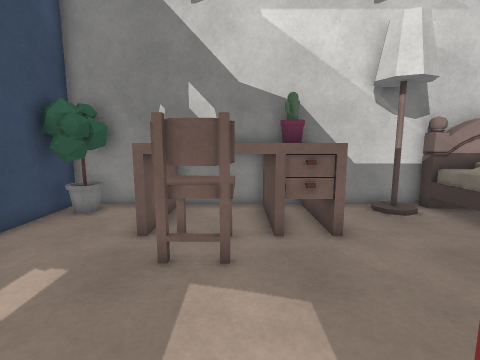
View 1 (above)

14 first-person views from a walk through a 3-D level made in the Unity game engine. The camera is 1.3 m above the floor, tilts 8° down and sees 85° across. The floor is counted in squares, 0.5 m on a side. Each view is taken from the middle of a square. On the plan, view 1 faces up. The plan holds only what a view shows up to about 18 squares ahead; the rest is blank. The player character is not drawn. Surface patterns are stand-ins for the level's own textures.

View 2
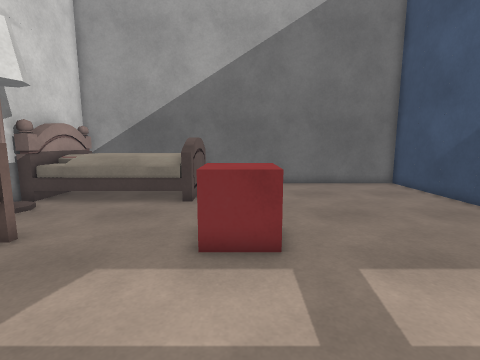

View 3
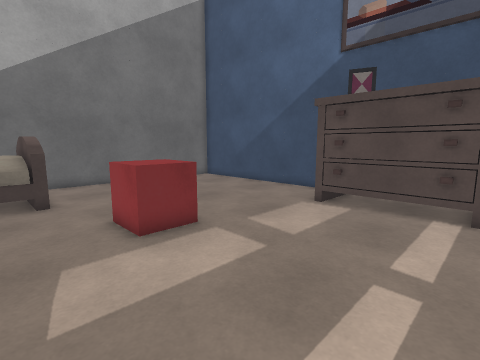

View 4
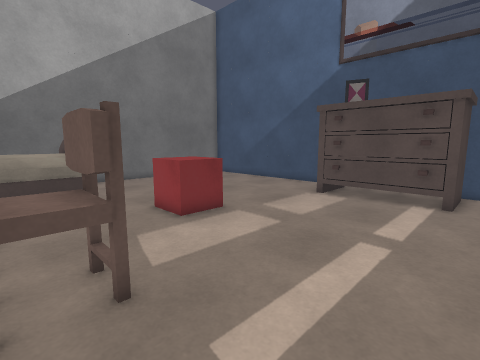

View 5
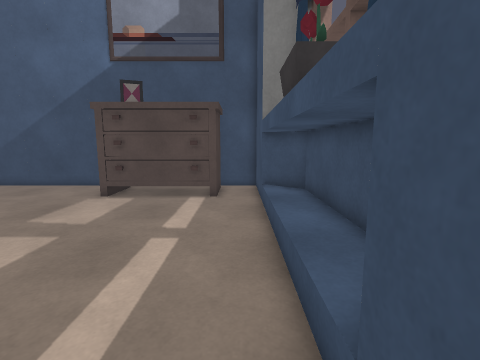

View 6
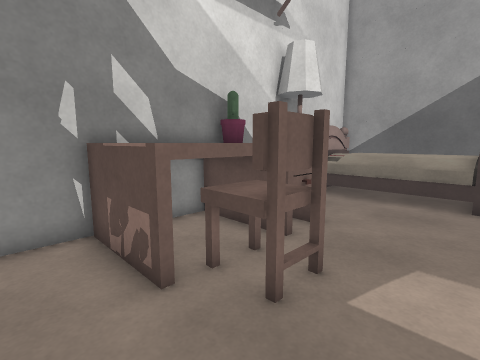

View 7
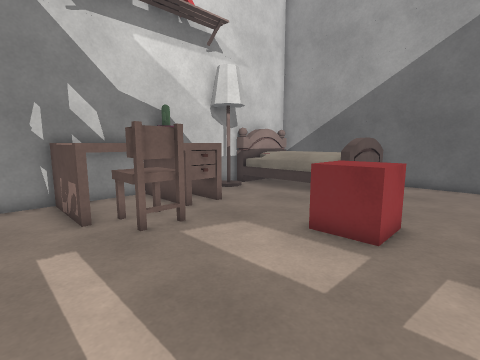

View 8
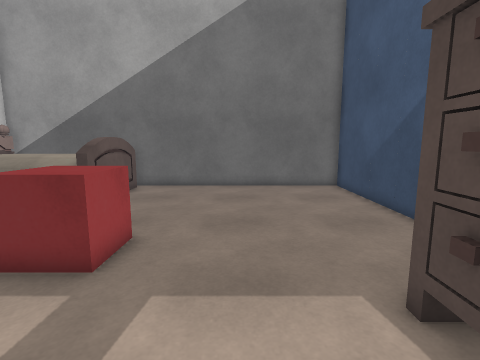

View 9
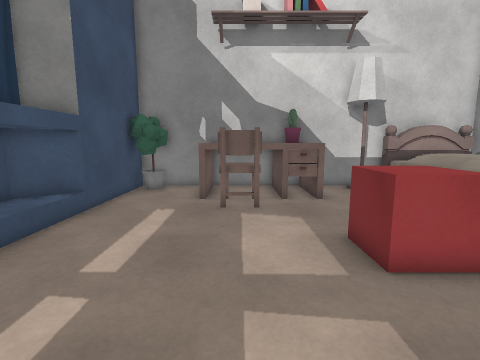

View 10
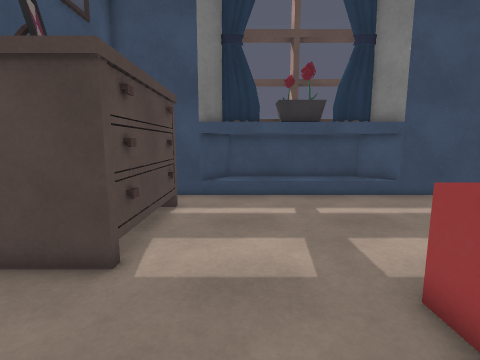

View 11
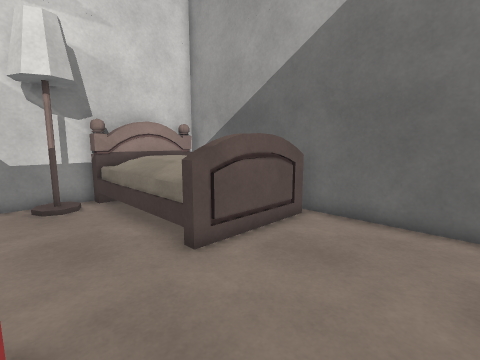

View 12
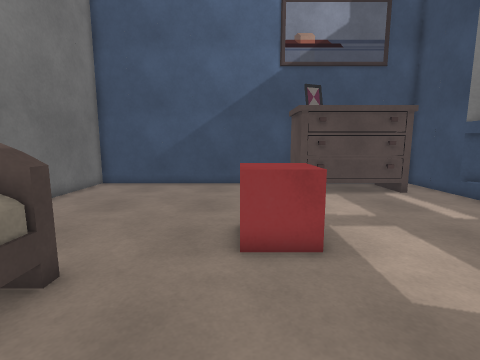

View 13
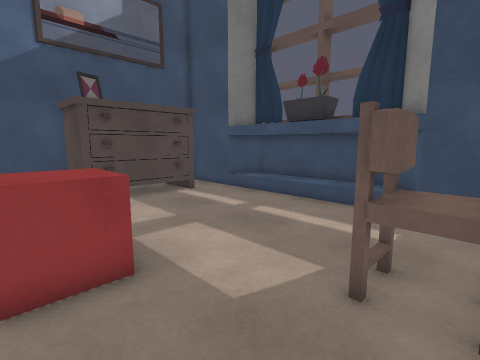

View 14
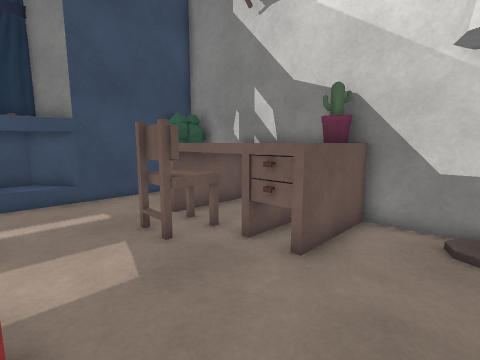

### Floor plan
Points are (right, up) in squares from view 1. A wall is a line through its corners. A room is listed if a view was taken in it or the views show most of it. See-through windows are left out.
Room 1 (views 1, 2, 3, 4, 5, 6, 7, 8, 9, 10, 11, 12, 13, 14)
walls: (0.6, -9) (13, -9) (13, 11); (-4.5, -6.4) (-4.5, -5.6); (-6.9, 5.1) (-8.5, 3.7); (9, 11) (-7, 11) (-7, -9) (-4.8, -9); (-4.9, -8.4) (-4.9, -5.7) (0.9, -5.7) (0.9, -8.4); (-8.5, -3.7) (-7, -5)
objects: plant (-7, 10); desk (-3, 7) to (-3, 10); chair (-2, 5) to (0, 7); desk (1, 7) to (3, 10); red cube (2, 0) to (4, 2); lamp (6, 10); bed (8, 3) to (12, 10)

Positions as (right, up) in squares from view 1, and headings:
1: (0, 0), facing up
2: (-4, 1), facing right
3: (-5, 5), facing down-right
4: (-6, 7), facing down-right
5: (-6, 7), facing down
6: (-5, 3), facing up-right
7: (-5, -2), facing up-right
8: (-3, -3), facing right
9: (-1, -5), facing up
10: (6, -3), facing left
11: (4, -2), facing up-right
12: (4, 8), facing down
13: (4, 7), facing down-left
14: (6, 2), facing up-left
